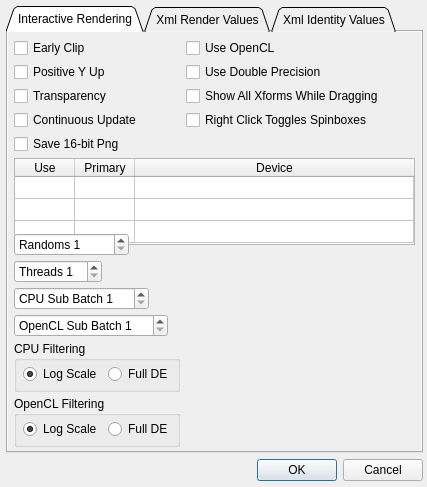
<?xml version="1.0" encoding="UTF-8"?>
<ui version="4.0">
 <class>OptionsDialog</class>
 <widget class="QDialog" name="OptionsDialog">
  <property name="geometry">
   <rect>
    <x>0</x>
    <y>0</y>
    <width>427</width>
    <height>487</height>
   </rect>
  </property>
  <property name="sizePolicy">
   <sizepolicy hsizetype="MinimumExpanding" vsizetype="MinimumExpanding">
    <horstretch>0</horstretch>
    <verstretch>0</verstretch>
   </sizepolicy>
  </property>
  <property name="minimumSize">
   <size>
    <width>427</width>
    <height>415</height>
   </size>
  </property>
  <property name="maximumSize">
   <size>
    <width>16777215</width>
    <height>16777215</height>
   </size>
  </property>
  <property name="windowTitle">
   <string>Options</string>
  </property>
  <property name="sizeGripEnabled">
   <bool>false</bool>
  </property>
  <layout class="QVBoxLayout" name="verticalLayout">
   <property name="leftMargin">
    <number>6</number>
   </property>
   <property name="topMargin">
    <number>6</number>
   </property>
   <property name="rightMargin">
    <number>4</number>
   </property>
   <property name="bottomMargin">
    <number>6</number>
   </property>
   <item>
    <widget class="QTabWidget" name="OptionsTabWidget">
     <property name="sizePolicy">
      <sizepolicy hsizetype="Expanding" vsizetype="Expanding">
       <horstretch>0</horstretch>
       <verstretch>0</verstretch>
      </sizepolicy>
     </property>
     <property name="focusPolicy">
      <enum>Qt::NoFocus</enum>
     </property>
     <property name="autoFillBackground">
      <bool>true</bool>
     </property>
     <property name="tabShape">
      <enum>QTabWidget::Triangular</enum>
     </property>
     <property name="currentIndex">
      <number>0</number>
     </property>
     <widget class="QWidget" name="OptionsInteractiveRenderingTab">
      <property name="autoFillBackground">
       <bool>true</bool>
      </property>
      <attribute name="title">
       <string>Interactive Rendering</string>
      </attribute>
      <layout class="QFormLayout" name="formLayout">
       <property name="fieldGrowthPolicy">
        <enum>QFormLayout::AllNonFixedFieldsGrow</enum>
       </property>
       <property name="verticalSpacing">
        <number>4</number>
       </property>
       <property name="leftMargin">
        <number>6</number>
       </property>
       <property name="topMargin">
        <number>6</number>
       </property>
       <property name="rightMargin">
        <number>6</number>
       </property>
       <property name="bottomMargin">
        <number>4</number>
       </property>
       <item row="0" column="0">
        <widget class="QCheckBox" name="EarlyClipCheckBox">
         <property name="toolTip">
          <string>&lt;html&gt;&lt;head/&gt;&lt;body&gt;&lt;p&gt;Checked: clip colors and gamma correct after density filtering.&lt;/p&gt;&lt;p&gt;Unchecked: do it after spatial filtering.&lt;/p&gt;&lt;/body&gt;&lt;/html&gt;</string>
         </property>
         <property name="statusTip">
          <string/>
         </property>
         <property name="whatsThis">
          <string/>
         </property>
         <property name="text">
          <string>Early Clip</string>
         </property>
        </widget>
       </item>
       <item row="0" column="1">
        <widget class="QCheckBox" name="OpenCLCheckBox">
         <property name="toolTip">
          <string>&lt;html&gt;&lt;head/&gt;&lt;body&gt;&lt;p&gt;Use OpenCL to render if your video card supports it.&lt;/p&gt;&lt;p&gt;This is highly recommended as it will provide fluid, real-time interactive editing.&lt;/p&gt;&lt;/body&gt;&lt;/html&gt;</string>
         </property>
         <property name="text">
          <string>Use OpenCL</string>
         </property>
        </widget>
       </item>
       <item row="1" column="0">
        <widget class="QCheckBox" name="YAxisUpCheckBox">
         <property name="toolTip">
          <string>&lt;html&gt;&lt;head/&gt;&lt;body&gt;&lt;p&gt;Checked: Positive Y direction is up.&lt;/p&gt;&lt;p&gt;Unchecked: Positive Y direction is down.&lt;/p&gt;&lt;/body&gt;&lt;/html&gt;</string>
         </property>
         <property name="text">
          <string>Positive Y Up</string>
         </property>
        </widget>
       </item>
       <item row="1" column="1">
        <widget class="QCheckBox" name="DoublePrecisionCheckBox">
         <property name="toolTip">
          <string>&lt;html&gt;&lt;head/&gt;&lt;body&gt;&lt;p&gt;Checked: use 64-bit double precision numbers (slower, but better image quality).&lt;/p&gt;&lt;p&gt;Unchecked: use 32-bit single precision numbers (faster, but worse image quality).&lt;/p&gt;&lt;/body&gt;&lt;/html&gt;</string>
         </property>
         <property name="text">
          <string>Use Double Precision</string>
         </property>
        </widget>
       </item>
       <item row="2" column="0">
        <widget class="QCheckBox" name="TransparencyCheckBox">
         <property name="toolTip">
          <string>&lt;html&gt;&lt;head/&gt;&lt;body&gt;&lt;p&gt;Use transparency in the final image.&lt;/p&gt;&lt;p&gt;This will not make a difference in the editor, but will when saving as .png and opening in other programs.&lt;/p&gt;&lt;/body&gt;&lt;/html&gt;</string>
         </property>
         <property name="text">
          <string>Transparency</string>
         </property>
        </widget>
       </item>
       <item row="2" column="1">
        <widget class="QCheckBox" name="ShowAllXformsCheckBox">
         <property name="toolTip">
          <string>&lt;html&gt;&lt;head/&gt;&lt;body&gt;&lt;p&gt;Checked: show all xforms while dragging.&lt;/p&gt;&lt;p&gt;Unchecked: only show current xform while dragging.&lt;/p&gt;&lt;/body&gt;&lt;/html&gt;</string>
         </property>
         <property name="text">
          <string>Show All Xforms While Dragging</string>
         </property>
        </widget>
       </item>
       <item row="3" column="0">
        <widget class="QCheckBox" name="ContinuousUpdateCheckBox">
         <property name="toolTip">
          <string>&lt;html&gt;&lt;head/&gt;&lt;body&gt;&lt;p&gt;Continually update output image during interactive rendering.&lt;/p&gt;&lt;p&gt;This will slow down performance, but will give continuous updates on how the final render will look. Note that only log scale filtering is applied on each update. Full DE is not applied until iteration is complete.&lt;/p&gt;&lt;/body&gt;&lt;/html&gt;</string>
         </property>
         <property name="text">
          <string>Continuous Update</string>
         </property>
        </widget>
       </item>
       <item row="6" column="0" colspan="2">
        <widget class="QTableWidget" name="DeviceTable">
         <property name="sizePolicy">
          <sizepolicy hsizetype="MinimumExpanding" vsizetype="MinimumExpanding">
           <horstretch>0</horstretch>
           <verstretch>0</verstretch>
          </sizepolicy>
         </property>
         <property name="minimumSize">
          <size>
           <width>0</width>
           <height>87</height>
          </size>
         </property>
         <property name="maximumSize">
          <size>
           <width>16777215</width>
           <height>91</height>
          </size>
         </property>
         <property name="focusPolicy">
          <enum>Qt::NoFocus</enum>
         </property>
         <property name="editTriggers">
          <set>QAbstractItemView::NoEditTriggers</set>
         </property>
         <property name="selectionMode">
          <enum>QAbstractItemView::NoSelection</enum>
         </property>
         <property name="selectionBehavior">
          <enum>QAbstractItemView::SelectRows</enum>
         </property>
         <property name="showGrid">
          <bool>true</bool>
         </property>
         <property name="columnCount">
          <number>3</number>
         </property>
         <attribute name="horizontalHeaderDefaultSectionSize">
          <number>60</number>
         </attribute>
         <attribute name="horizontalHeaderStretchLastSection">
          <bool>true</bool>
         </attribute>
         <attribute name="verticalHeaderVisible">
          <bool>false</bool>
         </attribute>
         <attribute name="verticalHeaderDefaultSectionSize">
          <number>22</number>
         </attribute>
         <attribute name="verticalHeaderHighlightSections">
          <bool>false</bool>
         </attribute>
         <attribute name="verticalHeaderMinimumSectionSize">
          <number>22</number>
         </attribute>
         <row>
          <property name="text">
           <string>AMD</string>
          </property>
         </row>
         <row>
          <property name="text">
           <string>Nvidia</string>
          </property>
         </row>
         <row>
          <property name="text">
           <string>Intel</string>
          </property>
         </row>
         <column>
          <property name="text">
           <string>Use</string>
          </property>
         </column>
         <column>
          <property name="text">
           <string>Primary</string>
          </property>
         </column>
         <column>
          <property name="text">
           <string>Device</string>
          </property>
         </column>
        </widget>
       </item>
       <item row="8" column="0">
        <widget class="QSpinBox" name="ThreadCountSpin">
         <property name="toolTip">
          <string>&lt;html&gt;&lt;head/&gt;&lt;body&gt;&lt;p&gt;The number of threads to use with CPU rendering.&lt;/p&gt;&lt;p&gt;Decrease for more responsive editing, increase for better performance.&lt;/p&gt;&lt;/body&gt;&lt;/html&gt;</string>
         </property>
         <property name="prefix">
          <string>Threads </string>
         </property>
         <property name="minimum">
          <number>1</number>
         </property>
         <property name="maximum">
          <number>64</number>
         </property>
        </widget>
       </item>
       <item row="9" column="0">
        <widget class="QSpinBox" name="CpuSubBatchSpin">
         <property name="toolTip">
          <string>The number of 10,000 iteration chunks ran per thread on the CPU
in interactive mode for each mouse movement</string>
         </property>
         <property name="prefix">
          <string>CPU Sub Batch </string>
         </property>
         <property name="minimum">
          <number>1</number>
         </property>
         <property name="maximum">
          <number>100</number>
         </property>
        </widget>
       </item>
       <item row="10" column="0">
        <widget class="QSpinBox" name="OpenCLSubBatchSpin">
         <property name="toolTip">
          <string>The number of ~8M iteration chunks ran using OpenCL
in interactive mode for each mouse movement</string>
         </property>
         <property name="prefix">
          <string>OpenCL Sub Batch </string>
         </property>
         <property name="minimum">
          <number>1</number>
         </property>
         <property name="maximum">
          <number>100</number>
         </property>
        </widget>
       </item>
       <item row="11" column="0">
        <widget class="QGroupBox" name="InteraciveCpuFilteringGroupBox">
         <property name="title">
          <string>CPU Filtering</string>
         </property>
         <layout class="QHBoxLayout" name="horizontalLayout">
          <property name="spacing">
           <number>6</number>
          </property>
          <property name="leftMargin">
           <number>6</number>
          </property>
          <property name="topMargin">
           <number>3</number>
          </property>
          <property name="rightMargin">
           <number>4</number>
          </property>
          <property name="bottomMargin">
           <number>5</number>
          </property>
          <item>
           <widget class="QRadioButton" name="CpuFilteringLogRadioButton">
            <property name="toolTip">
             <string>Use log scale filtering for interactive editing on the CPU.</string>
            </property>
            <property name="text">
             <string>Log Scale</string>
            </property>
            <property name="checked">
             <bool>true</bool>
            </property>
           </widget>
          </item>
          <item>
           <widget class="QRadioButton" name="CpuFilteringDERadioButton">
            <property name="toolTip">
             <string>&lt;html&gt;&lt;head/&gt;&lt;body&gt;&lt;p&gt;Use full density estimation filtering for interactive editing on the CPU.&lt;/p&gt;&lt;p&gt;This is slower, but gives better feedback.&lt;/p&gt;&lt;/body&gt;&lt;/html&gt;</string>
            </property>
            <property name="text">
             <string>Full DE</string>
            </property>
           </widget>
          </item>
         </layout>
        </widget>
       </item>
       <item row="12" column="0">
        <widget class="QGroupBox" name="InteraciveGpuFilteringGroupBox">
         <property name="title">
          <string>OpenCL Filtering</string>
         </property>
         <layout class="QHBoxLayout" name="horizontalLayout_2">
          <property name="leftMargin">
           <number>6</number>
          </property>
          <property name="topMargin">
           <number>3</number>
          </property>
          <property name="rightMargin">
           <number>4</number>
          </property>
          <property name="bottomMargin">
           <number>5</number>
          </property>
          <item>
           <widget class="QRadioButton" name="OpenCLFilteringLogRadioButton">
            <property name="toolTip">
             <string>Use log scale filtering for interactive editing using OpenCL.</string>
            </property>
            <property name="text">
             <string>Log Scale</string>
            </property>
            <property name="checked">
             <bool>true</bool>
            </property>
           </widget>
          </item>
          <item>
           <widget class="QRadioButton" name="OpenCLFilteringDERadioButton">
            <property name="toolTip">
             <string>&lt;html&gt;&lt;head/&gt;&lt;body&gt;&lt;p&gt;Use full density estimation filtering for interactive editing using OpenCL.&lt;/p&gt;&lt;p&gt;This is slower, but gives better feedback.&lt;/p&gt;&lt;/body&gt;&lt;/html&gt;</string>
            </property>
            <property name="text">
             <string>Full DE</string>
            </property>
           </widget>
          </item>
         </layout>
        </widget>
       </item>
       <item row="7" column="0">
        <widget class="QSpinBox" name="RandomCountSpin">
         <property name="toolTip">
          <string>&lt;html&gt;&lt;head/&gt;&lt;body&gt;&lt;p&gt;The number of random flames to generate on startup.&lt;/p&gt;&lt;p&gt;These are usually of low quality, so leave the count as 1 unless you are searching for good randoms.&lt;/p&gt;&lt;/body&gt;&lt;/html&gt;</string>
         </property>
         <property name="prefix">
          <string>Randoms </string>
         </property>
         <property name="minimum">
          <number>1</number>
         </property>
         <property name="maximum">
          <number>99999</number>
         </property>
        </widget>
       </item>
       <item row="3" column="1">
        <widget class="QCheckBox" name="ToggleTypeCheckBox">
         <property name="toolTip">
          <string>&lt;html&gt;&lt;head/&gt;&lt;body&gt;&lt;p&gt;Checked: right clicking toggles spin boxes, right button dragging disabled.&lt;/p&gt;&lt;p&gt;Unchecked: double clicking toggles spin boxes, right button dragging enabled.&lt;/p&gt;&lt;/body&gt;&lt;/html&gt;</string>
         </property>
         <property name="text">
          <string>Right Click Toggles Spinboxes</string>
         </property>
        </widget>
       </item>
       <item row="4" column="0">
        <widget class="QCheckBox" name="Png16BitCheckBox">
         <property name="toolTip">
          <string>&lt;html&gt;&lt;head/&gt;&lt;body&gt;&lt;p&gt;Save each RGBA component as 16-bits when saving Png files.&lt;/p&gt;&lt;p&gt;This leads to greater color precision for use in high end rendering and display on HDR monitors, however it makes the file size larger.&lt;/p&gt;&lt;/body&gt;&lt;/html&gt;</string>
         </property>
         <property name="text">
          <string>Save 16-bit Png</string>
         </property>
        </widget>
       </item>
      </layout>
     </widget>
     <widget class="QWidget" name="OptionsXmlSavingTab">
      <property name="autoFillBackground">
       <bool>true</bool>
      </property>
      <attribute name="title">
       <string>Xml Render Values</string>
      </attribute>
      <layout class="QFormLayout" name="formLayout_2">
       <property name="leftMargin">
        <number>6</number>
       </property>
       <property name="topMargin">
        <number>6</number>
       </property>
       <property name="rightMargin">
        <number>6</number>
       </property>
       <property name="bottomMargin">
        <number>6</number>
       </property>
       <item row="0" column="0" colspan="2">
        <widget class="TableWidget" name="OptionsXmlSavingTable">
         <property name="sizePolicy">
          <sizepolicy hsizetype="Minimum" vsizetype="Fixed">
           <horstretch>0</horstretch>
           <verstretch>0</verstretch>
          </sizepolicy>
         </property>
         <property name="minimumSize">
          <size>
           <width>0</width>
           <height>67</height>
          </size>
         </property>
         <property name="maximumSize">
          <size>
           <width>16777215</width>
           <height>67</height>
          </size>
         </property>
         <property name="focusPolicy">
          <enum>Qt::NoFocus</enum>
         </property>
         <property name="frameShape">
          <enum>QFrame::Panel</enum>
         </property>
         <property name="frameShadow">
          <enum>QFrame::Plain</enum>
         </property>
         <property name="verticalScrollBarPolicy">
          <enum>Qt::ScrollBarAlwaysOff</enum>
         </property>
         <property name="horizontalScrollBarPolicy">
          <enum>Qt::ScrollBarAlwaysOff</enum>
         </property>
         <property name="editTriggers">
          <set>QAbstractItemView::NoEditTriggers</set>
         </property>
         <property name="tabKeyNavigation">
          <bool>false</bool>
         </property>
         <property name="alternatingRowColors">
          <bool>false</bool>
         </property>
         <property name="selectionMode">
          <enum>QAbstractItemView::NoSelection</enum>
         </property>
         <property name="verticalScrollMode">
          <enum>QAbstractItemView::ScrollPerPixel</enum>
         </property>
         <property name="horizontalScrollMode">
          <enum>QAbstractItemView::ScrollPerPixel</enum>
         </property>
         <property name="showGrid">
          <bool>true</bool>
         </property>
         <property name="gridStyle">
          <enum>Qt::SolidLine</enum>
         </property>
         <property name="cornerButtonEnabled">
          <bool>false</bool>
         </property>
         <property name="columnCount">
          <number>2</number>
         </property>
         <attribute name="horizontalHeaderVisible">
          <bool>false</bool>
         </attribute>
         <attribute name="horizontalHeaderCascadingSectionResizes">
          <bool>false</bool>
         </attribute>
         <attribute name="horizontalHeaderDefaultSectionSize">
          <number>110</number>
         </attribute>
         <attribute name="horizontalHeaderHighlightSections">
          <bool>false</bool>
         </attribute>
         <attribute name="horizontalHeaderMinimumSectionSize">
          <number>35</number>
         </attribute>
         <attribute name="horizontalHeaderStretchLastSection">
          <bool>true</bool>
         </attribute>
         <attribute name="verticalHeaderVisible">
          <bool>false</bool>
         </attribute>
         <attribute name="verticalHeaderDefaultSectionSize">
          <number>22</number>
         </attribute>
         <attribute name="verticalHeaderHighlightSections">
          <bool>false</bool>
         </attribute>
         <attribute name="verticalHeaderMinimumSectionSize">
          <number>22</number>
         </attribute>
         <attribute name="verticalHeaderStretchLastSection">
          <bool>false</bool>
         </attribute>
         <row>
          <property name="text">
           <string>Temporal Samples</string>
          </property>
         </row>
         <row>
          <property name="text">
           <string>Quality</string>
          </property>
         </row>
         <row>
          <property name="text">
           <string>Supersample</string>
          </property>
         </row>
         <column>
          <property name="text">
           <string>Field</string>
          </property>
         </column>
         <column>
          <property name="text">
           <string/>
          </property>
         </column>
         <item row="0" column="0">
          <property name="text">
           <string>Temporal Samples</string>
          </property>
          <property name="flags">
           <set>ItemIsDragEnabled|ItemIsUserCheckable|ItemIsEnabled</set>
          </property>
         </item>
         <item row="0" column="1">
          <property name="text">
           <string>0</string>
          </property>
         </item>
         <item row="1" column="0">
          <property name="text">
           <string>Quality</string>
          </property>
          <property name="flags">
           <set>ItemIsDragEnabled|ItemIsUserCheckable|ItemIsEnabled</set>
          </property>
         </item>
         <item row="1" column="1">
          <property name="text">
           <string>0</string>
          </property>
         </item>
         <item row="2" column="0">
          <property name="text">
           <string>Supersample</string>
          </property>
          <property name="flags">
           <set>ItemIsDragEnabled|ItemIsUserCheckable|ItemIsEnabled</set>
          </property>
         </item>
         <item row="2" column="1">
          <property name="text">
           <string>0</string>
          </property>
         </item>
        </widget>
       </item>
       <item row="1" column="0">
        <widget class="QCheckBox" name="AutoUniqueCheckBox">
         <property name="text">
          <string>Auto Unique Filenames</string>
         </property>
        </widget>
       </item>
      </layout>
     </widget>
     <widget class="QWidget" name="OptionsIdentityTab">
      <property name="autoFillBackground">
       <bool>true</bool>
      </property>
      <attribute name="title">
       <string>Xml Identity Values</string>
      </attribute>
      <layout class="QFormLayout" name="formLayout_3">
       <property name="leftMargin">
        <number>6</number>
       </property>
       <property name="topMargin">
        <number>6</number>
       </property>
       <property name="rightMargin">
        <number>6</number>
       </property>
       <property name="bottomMargin">
        <number>6</number>
       </property>
       <item row="0" column="0" colspan="2">
        <widget class="TableWidget" name="OptionsIdentityTable">
         <property name="sizePolicy">
          <sizepolicy hsizetype="Minimum" vsizetype="Fixed">
           <horstretch>0</horstretch>
           <verstretch>0</verstretch>
          </sizepolicy>
         </property>
         <property name="minimumSize">
          <size>
           <width>120</width>
           <height>67</height>
          </size>
         </property>
         <property name="maximumSize">
          <size>
           <width>16777215</width>
           <height>67</height>
          </size>
         </property>
         <property name="focusPolicy">
          <enum>Qt::NoFocus</enum>
         </property>
         <property name="frameShape">
          <enum>QFrame::Panel</enum>
         </property>
         <property name="frameShadow">
          <enum>QFrame::Plain</enum>
         </property>
         <property name="verticalScrollBarPolicy">
          <enum>Qt::ScrollBarAlwaysOff</enum>
         </property>
         <property name="horizontalScrollBarPolicy">
          <enum>Qt::ScrollBarAlwaysOff</enum>
         </property>
         <property name="editTriggers">
          <set>QAbstractItemView::NoEditTriggers</set>
         </property>
         <property name="tabKeyNavigation">
          <bool>false</bool>
         </property>
         <property name="alternatingRowColors">
          <bool>false</bool>
         </property>
         <property name="selectionMode">
          <enum>QAbstractItemView::NoSelection</enum>
         </property>
         <property name="verticalScrollMode">
          <enum>QAbstractItemView::ScrollPerPixel</enum>
         </property>
         <property name="horizontalScrollMode">
          <enum>QAbstractItemView::ScrollPerPixel</enum>
         </property>
         <property name="showGrid">
          <bool>true</bool>
         </property>
         <property name="gridStyle">
          <enum>Qt::SolidLine</enum>
         </property>
         <property name="cornerButtonEnabled">
          <bool>false</bool>
         </property>
         <property name="columnCount">
          <number>2</number>
         </property>
         <attribute name="horizontalHeaderVisible">
          <bool>false</bool>
         </attribute>
         <attribute name="horizontalHeaderCascadingSectionResizes">
          <bool>false</bool>
         </attribute>
         <attribute name="horizontalHeaderDefaultSectionSize">
          <number>110</number>
         </attribute>
         <attribute name="horizontalHeaderHighlightSections">
          <bool>false</bool>
         </attribute>
         <attribute name="horizontalHeaderMinimumSectionSize">
          <number>35</number>
         </attribute>
         <attribute name="horizontalHeaderStretchLastSection">
          <bool>true</bool>
         </attribute>
         <attribute name="verticalHeaderVisible">
          <bool>false</bool>
         </attribute>
         <attribute name="verticalHeaderDefaultSectionSize">
          <number>22</number>
         </attribute>
         <attribute name="verticalHeaderHighlightSections">
          <bool>false</bool>
         </attribute>
         <attribute name="verticalHeaderMinimumSectionSize">
          <number>22</number>
         </attribute>
         <attribute name="verticalHeaderStretchLastSection">
          <bool>false</bool>
         </attribute>
         <row>
          <property name="text">
           <string>Id</string>
          </property>
         </row>
         <row>
          <property name="text">
           <string>Url</string>
          </property>
         </row>
         <row>
          <property name="text">
           <string>Nick</string>
          </property>
         </row>
         <column>
          <property name="text">
           <string>Field</string>
          </property>
         </column>
         <column>
          <property name="text">
           <string/>
          </property>
         </column>
         <item row="0" column="0">
          <property name="text">
           <string>Id</string>
          </property>
          <property name="flags">
           <set>ItemIsDragEnabled|ItemIsUserCheckable|ItemIsEnabled</set>
          </property>
         </item>
         <item row="0" column="1">
          <property name="text">
           <string>-</string>
          </property>
          <property name="flags">
           <set>ItemIsSelectable|ItemIsEditable|ItemIsDragEnabled|ItemIsUserCheckable|ItemIsEnabled</set>
          </property>
         </item>
         <item row="1" column="0">
          <property name="text">
           <string>Url</string>
          </property>
          <property name="flags">
           <set>ItemIsDragEnabled|ItemIsUserCheckable|ItemIsEnabled</set>
          </property>
         </item>
         <item row="1" column="1">
          <property name="text">
           <string>-</string>
          </property>
          <property name="flags">
           <set>ItemIsSelectable|ItemIsEditable|ItemIsDragEnabled|ItemIsUserCheckable|ItemIsEnabled</set>
          </property>
         </item>
         <item row="2" column="0">
          <property name="text">
           <string>Nick</string>
          </property>
          <property name="flags">
           <set>ItemIsDragEnabled|ItemIsUserCheckable|ItemIsEnabled</set>
          </property>
         </item>
         <item row="2" column="1">
          <property name="text">
           <string>-</string>
          </property>
          <property name="flags">
           <set>ItemIsSelectable|ItemIsEditable|ItemIsDragEnabled|ItemIsUserCheckable|ItemIsEnabled</set>
          </property>
         </item>
        </widget>
       </item>
      </layout>
     </widget>
    </widget>
   </item>
   <item>
    <widget class="QDialogButtonBox" name="OptionsButtonBox">
     <property name="orientation">
      <enum>Qt::Horizontal</enum>
     </property>
     <property name="standardButtons">
      <set>QDialogButtonBox::Cancel|QDialogButtonBox::Ok</set>
     </property>
     <property name="centerButtons">
      <bool>false</bool>
     </property>
    </widget>
   </item>
  </layout>
 </widget>
 <customwidgets>
  <customwidget>
   <class>TableWidget</class>
   <extends>QTableWidget</extends>
   <header>TableWidget.h</header>
  </customwidget>
 </customwidgets>
 <tabstops>
  <tabstop>EarlyClipCheckBox</tabstop>
  <tabstop>OpenCLCheckBox</tabstop>
  <tabstop>YAxisUpCheckBox</tabstop>
  <tabstop>DoublePrecisionCheckBox</tabstop>
  <tabstop>TransparencyCheckBox</tabstop>
  <tabstop>ShowAllXformsCheckBox</tabstop>
  <tabstop>ContinuousUpdateCheckBox</tabstop>
  <tabstop>ToggleTypeCheckBox</tabstop>
  <tabstop>Png16BitCheckBox</tabstop>
  <tabstop>RandomCountSpin</tabstop>
  <tabstop>ThreadCountSpin</tabstop>
  <tabstop>CpuSubBatchSpin</tabstop>
  <tabstop>OpenCLSubBatchSpin</tabstop>
  <tabstop>CpuFilteringLogRadioButton</tabstop>
  <tabstop>CpuFilteringDERadioButton</tabstop>
  <tabstop>OpenCLFilteringLogRadioButton</tabstop>
  <tabstop>OpenCLFilteringDERadioButton</tabstop>
  <tabstop>AutoUniqueCheckBox</tabstop>
 </tabstops>
 <resources/>
 <connections>
  <connection>
   <sender>OptionsButtonBox</sender>
   <signal>accepted()</signal>
   <receiver>OptionsDialog</receiver>
   <slot>accept()</slot>
   <hints>
    <hint type="sourcelabel">
     <x>248</x>
     <y>254</y>
    </hint>
    <hint type="destinationlabel">
     <x>157</x>
     <y>274</y>
    </hint>
   </hints>
  </connection>
  <connection>
   <sender>OptionsButtonBox</sender>
   <signal>rejected()</signal>
   <receiver>OptionsDialog</receiver>
   <slot>reject()</slot>
   <hints>
    <hint type="sourcelabel">
     <x>316</x>
     <y>260</y>
    </hint>
    <hint type="destinationlabel">
     <x>286</x>
     <y>274</y>
    </hint>
   </hints>
  </connection>
 </connections>
</ui>
